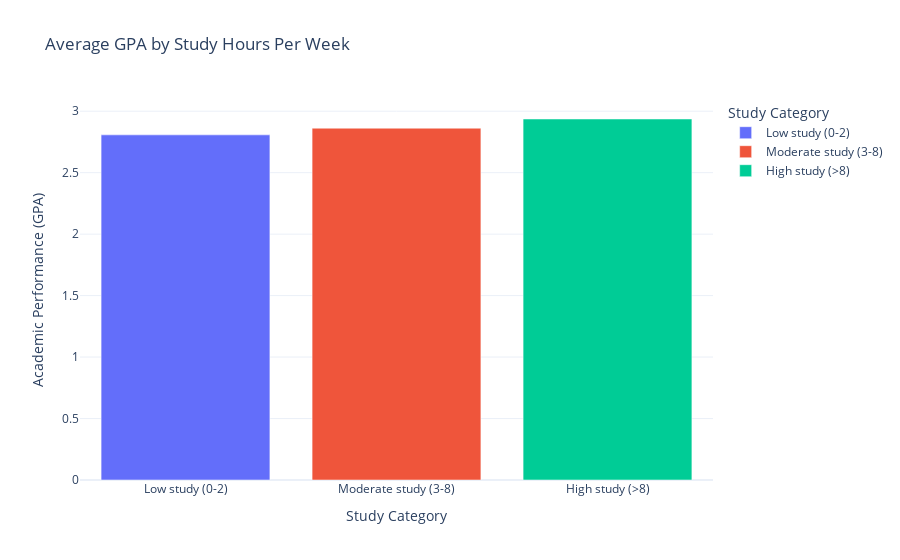

The cell this chart's notebook holds for it:
### Code cell
#study hours v/s GPA
study_bins = [0, 5, 10, 24]
study_labels = ['Low study (0-2)', 'Moderate study (3-8)', 'High study (>8)']
df_lifestyle['Study Category'] = pd.cut(df_lifestyle['Study Hours Per Week'], bins=study_bins, labels=study_labels, include_lowest=True)

df_lifestyle['Study Category'].value_counts()
study_hours_gpa = df_lifestyle.pivot_table(index='Study Category', values='Academic Performance (GPA)', aggfunc='mean').reset_index()
study_hours_gpa_fig = px.bar(
    study_hours_gpa, 
    x='Study Category', 
    y='Academic Performance (GPA)', 
    color='Study Category',title='Average GPA by Study Hours Per Week',
    template='plotly_white'
)
study_hours_gpa_fig.show()
#effective study hours improve academic performance

### Figure 1 — Plotly figure (JSON) as saved in the notebook; plotly's stock layout.template omitted (floating-point values rounded to 4 significant figures)
{"data": [{"alignmentgroup": "True", "hovertemplate": "Study Category=%{x}<br>Academic Performance (GPA)=%{y}<extra></extra>", "legendgroup": "Low study (0-2)", "marker": {"color": "#636efa", "pattern": {"shape": ""}}, "name": "Low study (0-2)", "offsetgroup": "Low study (0-2)", "orientation": "v", "showlegend": true, "textposition": "auto", "type": "bar", "x": ["Low study (0-2)"], "xaxis": "x", "y": [2.808], "yaxis": "y"}, {"alignmentgroup": "True", "hovertemplate": "Study Category=%{x}<br>Academic Performance (GPA)=%{y}<extra></extra>", "legendgroup": "Moderate study (3-8)", "marker": {"color": "#EF553B", "pattern": {"shape": ""}}, "name": "Moderate study (3-8)", "offsetgroup": "Moderate study (3-8)", "orientation": "v", "showlegend": true, "textposition": "auto", "type": "bar", "x": ["Moderate study (3-8)"], "xaxis": "x", "y": [2.862], "yaxis": "y"}, {"alignmentgroup": "True", "hovertemplate": "Study Category=%{x}<br>Academic Performance (GPA)=%{y}<extra></extra>", "legendgroup": "High study (>8)", "marker": {"color": "#00cc96", "pattern": {"shape": ""}}, "name": "High study (>8)", "offsetgroup": "High study (>8)", "orientation": "v", "showlegend": true, "textposition": "auto", "type": "bar", "x": ["High study (>8)"], "xaxis": "x", "y": [2.936], "yaxis": "y"}], "layout": {"barmode": "relative", "legend": {"title": {"text": "Study Category"}, "tracegroupgap": 0}, "title": {"text": "Average GPA by Study Hours Per Week"}, "xaxis": {"anchor": "y", "categoryarray": ["Low study (0-2)", "Moderate study (3-8)", "High study (>8)"], "categoryorder": "array", "domain": [0, 1], "title": {"text": "Study Category"}}, "yaxis": {"anchor": "x", "domain": [0, 1], "title": {"text": "Academic Performance (GPA)"}}}}
